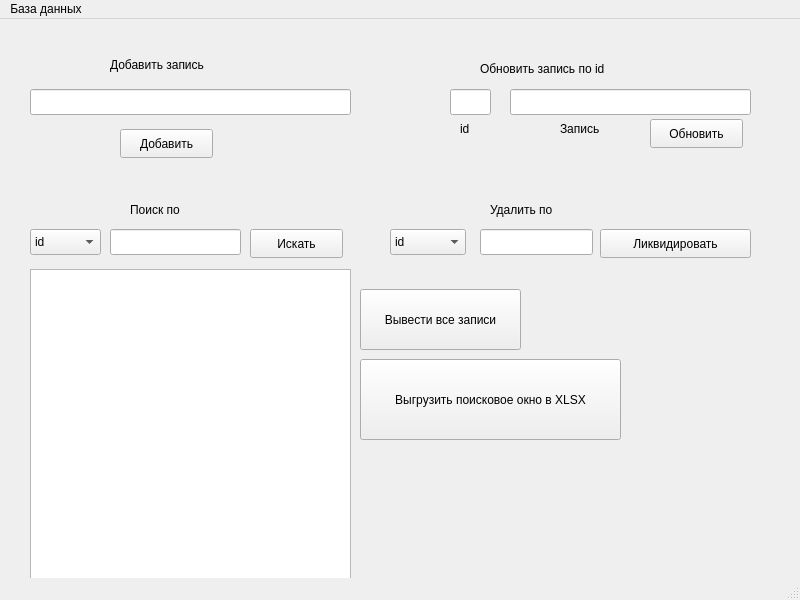
<?xml version="1.0" encoding="UTF-8"?>
<ui version="4.0">
 <class>MainWindow</class>
 <widget class="QMainWindow" name="MainWindow">
  <property name="geometry">
   <rect>
    <x>0</x>
    <y>0</y>
    <width>800</width>
    <height>600</height>
   </rect>
  </property>
  <property name="windowTitle">
   <string>MainWindow</string>
  </property>
  <widget class="QWidget" name="centralwidget">
   <widget class="QComboBox" name="comboBox_search">
    <property name="geometry">
     <rect>
      <x>30</x>
      <y>210</y>
      <width>71</width>
      <height>26</height>
     </rect>
    </property>
    <item>
     <property name="text">
      <string>id</string>
     </property>
    </item>
    <item>
     <property name="text">
      <string>name</string>
     </property>
    </item>
    <item>
     <property name="text">
      <string>surname</string>
     </property>
    </item>
    <item>
     <property name="text">
      <string>isBudget</string>
     </property>
    </item>
    <item>
     <property name="text">
      <string>course</string>
     </property>
    </item>
   </widget>
   <widget class="QLabel" name="label_search">
    <property name="geometry">
     <rect>
      <x>130</x>
      <y>180</y>
      <width>91</width>
      <height>21</height>
     </rect>
    </property>
    <property name="font">
     <font>
      <family>Segoe UI</family>
      <pointsize>9</pointsize>
     </font>
    </property>
    <property name="text">
     <string>Поиск по</string>
    </property>
   </widget>
   <widget class="QTextBrowser" name="textBrowser_search">
    <property name="geometry">
     <rect>
      <x>30</x>
      <y>250</y>
      <width>321</width>
      <height>311</height>
     </rect>
    </property>
   </widget>
   <widget class="QPushButton" name="searchButton">
    <property name="geometry">
     <rect>
      <x>250</x>
      <y>210</y>
      <width>93</width>
      <height>29</height>
     </rect>
    </property>
    <property name="text">
     <string>Искать</string>
    </property>
   </widget>
   <widget class="QLineEdit" name="lineEdit_search">
    <property name="geometry">
     <rect>
      <x>110</x>
      <y>210</y>
      <width>131</width>
      <height>26</height>
     </rect>
    </property>
   </widget>
   <widget class="QLineEdit" name="lineEdit_add">
    <property name="geometry">
     <rect>
      <x>30</x>
      <y>70</y>
      <width>321</width>
      <height>26</height>
     </rect>
    </property>
   </widget>
   <widget class="QLabel" name="label_add">
    <property name="geometry">
     <rect>
      <x>110</x>
      <y>30</y>
      <width>131</width>
      <height>31</height>
     </rect>
    </property>
    <property name="text">
     <string>Добавить запись</string>
    </property>
   </widget>
   <widget class="QPushButton" name="addButton">
    <property name="geometry">
     <rect>
      <x>120</x>
      <y>110</y>
      <width>93</width>
      <height>29</height>
     </rect>
    </property>
    <property name="text">
     <string>Добавить</string>
    </property>
   </widget>
   <widget class="QComboBox" name="comboBox_delete">
    <property name="geometry">
     <rect>
      <x>390</x>
      <y>210</y>
      <width>76</width>
      <height>26</height>
     </rect>
    </property>
    <item>
     <property name="text">
      <string>id</string>
     </property>
    </item>
    <item>
     <property name="text">
      <string>name</string>
     </property>
    </item>
    <item>
     <property name="text">
      <string>surname</string>
     </property>
    </item>
    <item>
     <property name="text">
      <string>isBudget</string>
     </property>
    </item>
    <item>
     <property name="text">
      <string>course</string>
     </property>
    </item>
   </widget>
   <widget class="QLabel" name="label_delete">
    <property name="geometry">
     <rect>
      <x>490</x>
      <y>180</y>
      <width>101</width>
      <height>21</height>
     </rect>
    </property>
    <property name="text">
     <string>Удалить по</string>
    </property>
   </widget>
   <widget class="QPushButton" name="deleteButton">
    <property name="geometry">
     <rect>
      <x>600</x>
      <y>210</y>
      <width>151</width>
      <height>29</height>
     </rect>
    </property>
    <property name="text">
     <string>Ликвидировать</string>
    </property>
   </widget>
   <widget class="QLineEdit" name="lineEdit_delete">
    <property name="geometry">
     <rect>
      <x>480</x>
      <y>210</y>
      <width>113</width>
      <height>26</height>
     </rect>
    </property>
   </widget>
   <widget class="QLabel" name="label">
    <property name="geometry">
     <rect>
      <x>480</x>
      <y>40</y>
      <width>171</width>
      <height>20</height>
     </rect>
    </property>
    <property name="text">
     <string>Обновить запись по id</string>
    </property>
   </widget>
   <widget class="QLineEdit" name="lineEdit_update_id">
    <property name="geometry">
     <rect>
      <x>450</x>
      <y>70</y>
      <width>41</width>
      <height>26</height>
     </rect>
    </property>
   </widget>
   <widget class="QLineEdit" name="lineEdit_update_record">
    <property name="geometry">
     <rect>
      <x>510</x>
      <y>70</y>
      <width>241</width>
      <height>26</height>
     </rect>
    </property>
   </widget>
   <widget class="QLabel" name="label_2">
    <property name="geometry">
     <rect>
      <x>460</x>
      <y>100</y>
      <width>21</width>
      <height>20</height>
     </rect>
    </property>
    <property name="text">
     <string>id</string>
    </property>
   </widget>
   <widget class="QLabel" name="label_3">
    <property name="geometry">
     <rect>
      <x>560</x>
      <y>100</y>
      <width>63</width>
      <height>20</height>
     </rect>
    </property>
    <property name="text">
     <string>Запись</string>
    </property>
   </widget>
   <widget class="QPushButton" name="updateButton">
    <property name="geometry">
     <rect>
      <x>650</x>
      <y>100</y>
      <width>93</width>
      <height>29</height>
     </rect>
    </property>
    <property name="text">
     <string>Обновить</string>
    </property>
   </widget>
   <widget class="QPushButton" name="getAllButton">
    <property name="geometry">
     <rect>
      <x>360</x>
      <y>270</y>
      <width>161</width>
      <height>61</height>
     </rect>
    </property>
    <property name="text">
     <string>Вывести все записи</string>
    </property>
   </widget>
   <widget class="QPushButton" name="loadToXLSXButton">
    <property name="geometry">
     <rect>
      <x>360</x>
      <y>340</y>
      <width>261</width>
      <height>81</height>
     </rect>
    </property>
    <property name="text">
     <string>Выгрузить поисковое окно в XLSX</string>
    </property>
   </widget>
  </widget>
  <widget class="QMenuBar" name="menubar">
   <property name="geometry">
    <rect>
     <x>0</x>
     <y>0</y>
     <width>800</width>
     <height>26</height>
    </rect>
   </property>
   <widget class="QMenu" name="menu">
    <property name="title">
     <string>База данных</string>
    </property>
    <addaction name="action"/>
   </widget>
   <addaction name="menu"/>
  </widget>
  <widget class="QStatusBar" name="statusbar"/>
  <action name="action">
   <property name="text">
    <string>Создать или открыть существующую</string>
   </property>
  </action>
  <action name="action_2">
   <property name="text">
    <string>ГОВНИЩЕ</string>
   </property>
  </action>
 </widget>
 <resources/>
 <connections/>
</ui>
